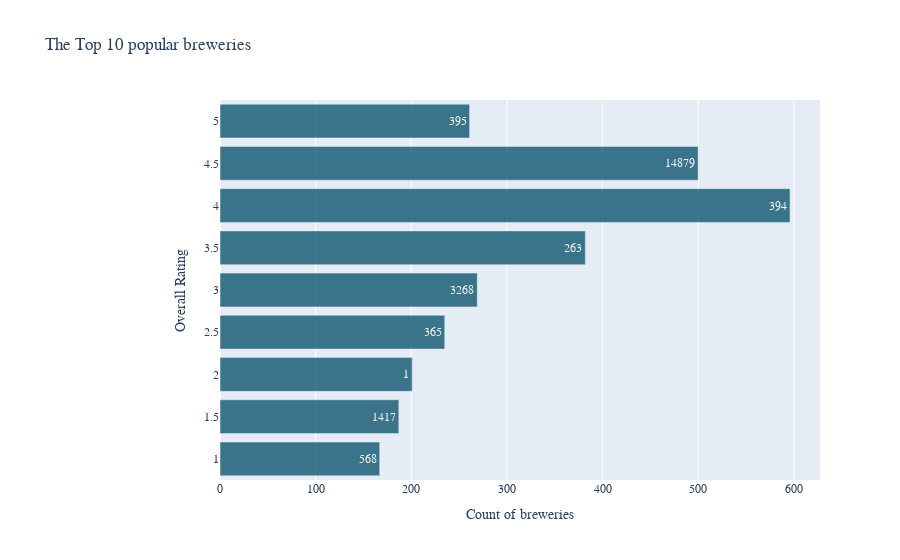

The notebook cell saved with this chart:
### Code cell
bar = go.Bar(x=df["beer/brewerId"].value_counts().head(10).sort_values(ascending=True),y=df["review/overall"].value_counts().head(10).sort_values(ascending=True).index,
             hoverinfo = 'x',text=df["beer/brewerId"].value_counts().head(10).sort_values(ascending=True).index,textposition = 'inside',orientation = 'h',opacity=0.75, 
             marker=dict(color='rgb(1, 77, 102)'))

layout = go.Layout(title='The Top 10 popular breweries',
                   xaxis=dict(title="Count of breweries",), yaxis=dict(title="Overall Rating"),
                   margin = dict(l = 220),
                   font=dict(family='Comic Sans MS',
                            color='dark gray'))

fig = go.Figure(data=bar, layout=layout)

# Plot it
plotly.offline.iplot(fig)

### Figure 1 — Plotly figure (JSON) as saved in the notebook; plotly's stock layout.template omitted (floating-point values rounded to 4 significant figures)
{"data": [{"hoverinfo": "x", "marker": {"color": "rgb(1, 77, 102)"}, "opacity": 0.75, "orientation": "h", "text": [568, 1417, 1, 365, 395, 3268, 263, 14879, 394, 1199], "textposition": "inside", "type": "bar", "x": [167, 187, 201, 235, 261, 269, 382, 500, 596, 3188], "y": [1, 1.5, 2, 2.5, 5, 3, 3.5, 4.5, 4]}], "layout": {"font": {"color": "dark gray", "family": "Comic Sans MS"}, "margin": {"l": 220}, "title": {"text": "The Top 10 popular breweries"}, "xaxis": {"title": {"text": "Count of breweries"}}, "yaxis": {"title": {"text": "Overall Rating"}}}}
